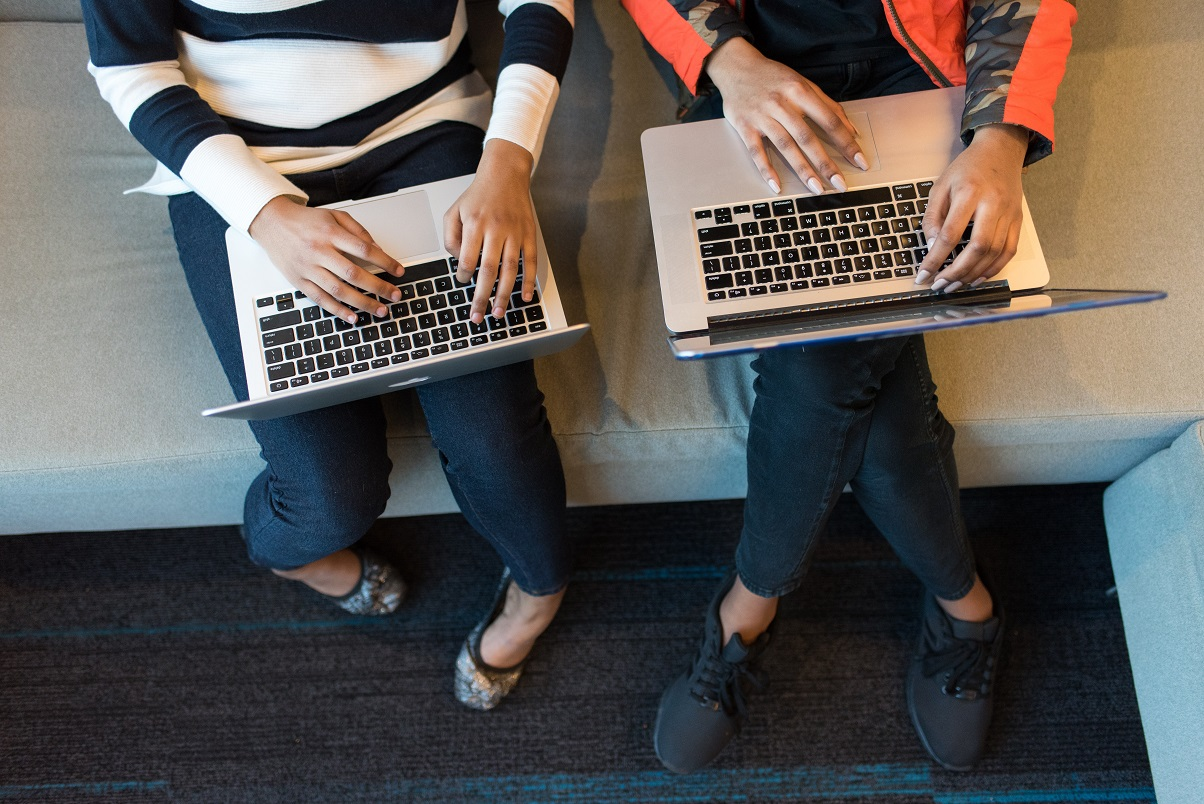
#> input picture operations_on_images/laptops.jpg, 1204 x 804 px
$ python transpose_image.py
#> lines starting #> are read from the running program, lines starting #| are printed output that depends on the picture
"""Transpose Image — Rotate/flip using Pillow's transpose method.

Difficulty: 🟢 Easy
Topics: PIL/Pillow, Image.transpose(), ROTATE_90/180/270, FLIP
Requires: pip install Pillow

Difference from rotate():
    transpose() performs exact 90° rotations and flips without interpolation.
    rotate() supports arbitrary angles but may introduce artifacts.

Author: @rampal-punia
"""

from pathlib import Path
from PIL import Image


def transpose_image(
    image_path: str | Path,
    operation: Image.Transpose,
    output_path: str | Path | None = None,
) -> Path:
    """Apply a transpose operation to an image.

    Args:
        image_path: Path to the source image.
        operation: One of Image.Transpose.ROTATE_90, ROTATE_180,
                   ROTATE_270, FLIP_LEFT_RIGHT, FLIP_TOP_BOTTOM.
        output_path: Path for the output (auto-generated if None).

    Returns:
        Path to the transposed image.

    Raises:
        FileNotFoundError: If the source image doesn't exist.
    """
#> called with image_path = 'laptops.jpg', operation = 2
    src = Path(image_path)
    if not src.is_file():
        raise FileNotFoundError(f"Image not found: {src}")

    image = Image.open(src)
#> image is the input picture: PIL image 1204x804 RGB; mean R, G, B 91.4, 87.6, 85.2
    result = image.transpose(operation)

    if output_path is None:
        output_path = src.with_stem(f"{src.stem}_{operation.name.lower()}")
    output_path = Path(output_path)
    result.save(output_path)

    print(f"  ✅ {operation.name}: {src.name} → {output_path.name}")
    return output_path


if __name__ == "__main__":
    print("── Image Transpose Operations ──")
    try:
        transpose_image("laptops.jpg", Image.Transpose.ROTATE_90)
        transpose_image("laptops.jpg", Image.Transpose.ROTATE_180)
#> call 2 of transpose_image, with image_path = 'laptops.jpg', operation = 3
#> in transpose_image (call 2), `result = image.transpose(operation)`:
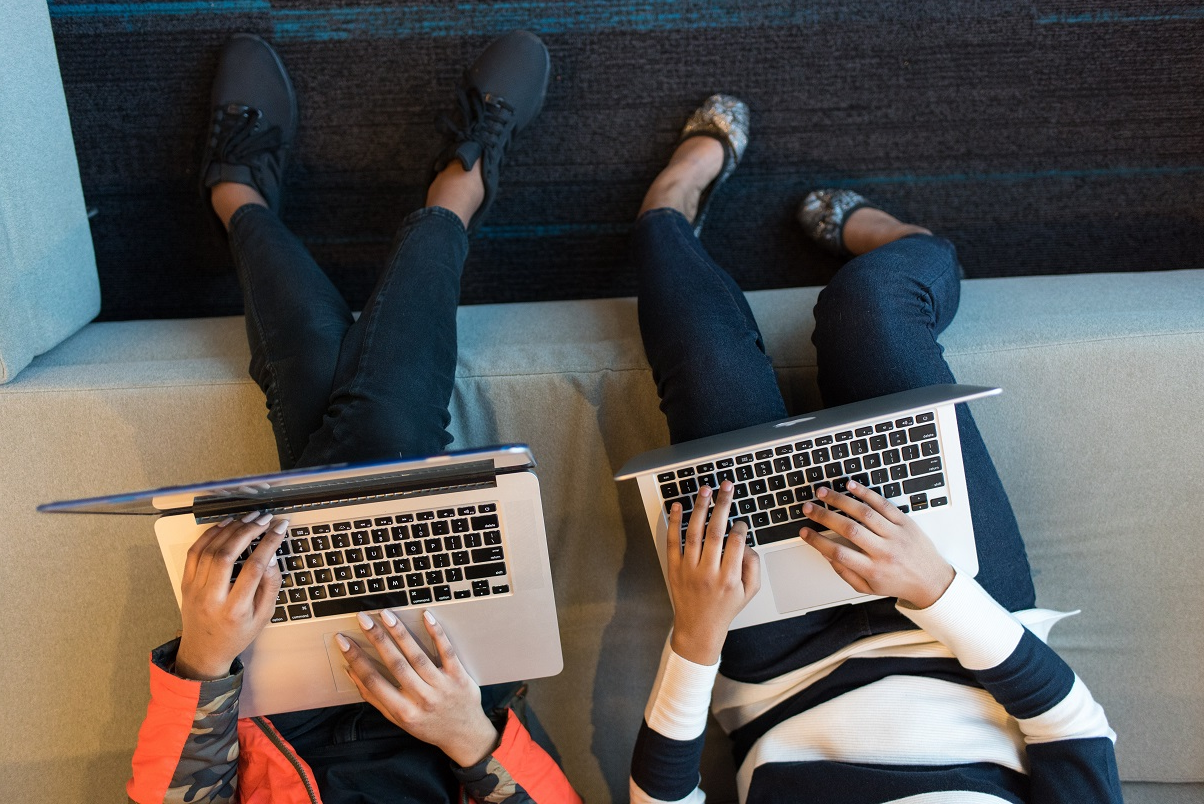
#> result: PIL image 1204x804 RGB; mean R, G, B 91.4, 87.6, 85.2
        transpose_image("laptops.jpg", Image.Transpose.ROTATE_270)
#> call 3 of transpose_image, with image_path = 'laptops.jpg', operation = 4
#> in transpose_image (call 3), `result = image.transpose(operation)`:
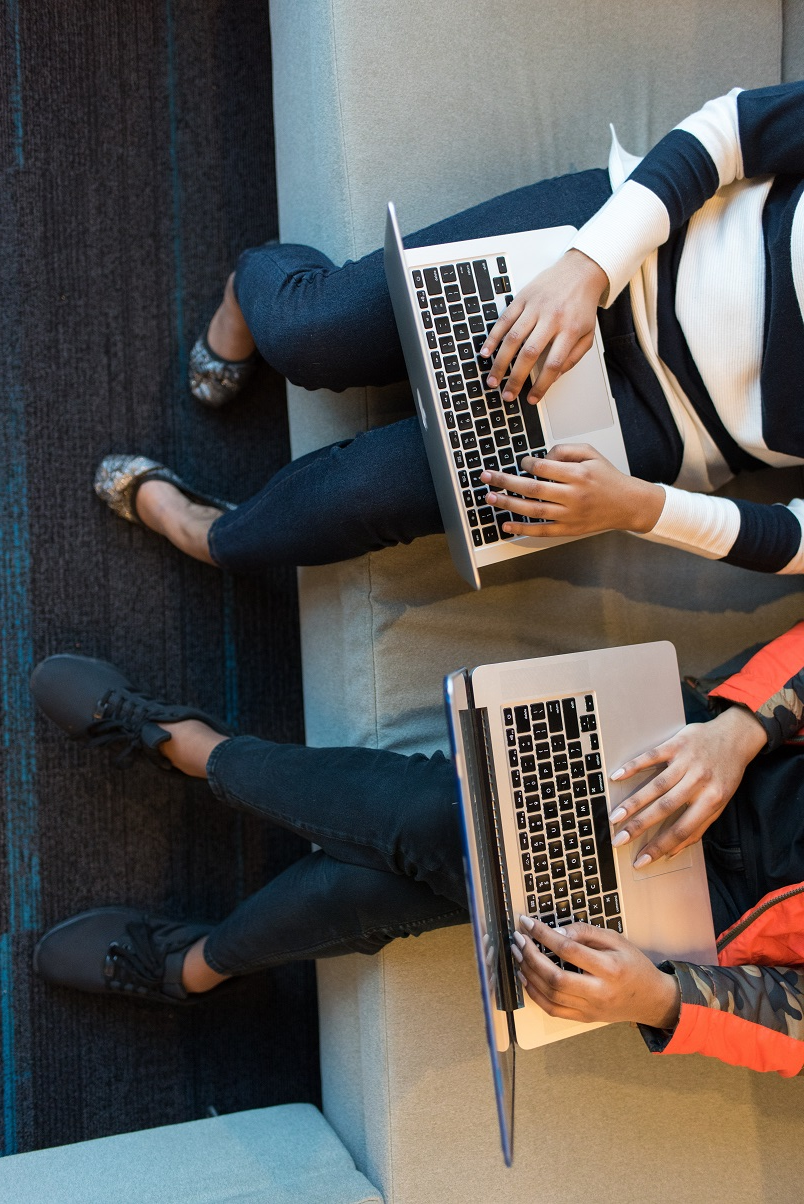
#> result: PIL image 804x1204 RGB; mean R, G, B 91.4, 87.6, 85.2
        transpose_image("laptops.jpg", Image.Transpose.FLIP_LEFT_RIGHT)
#> call 4 of transpose_image, with image_path = 'laptops.jpg', operation = 0
#> in transpose_image (call 4), `result = image.transpose(operation)`:
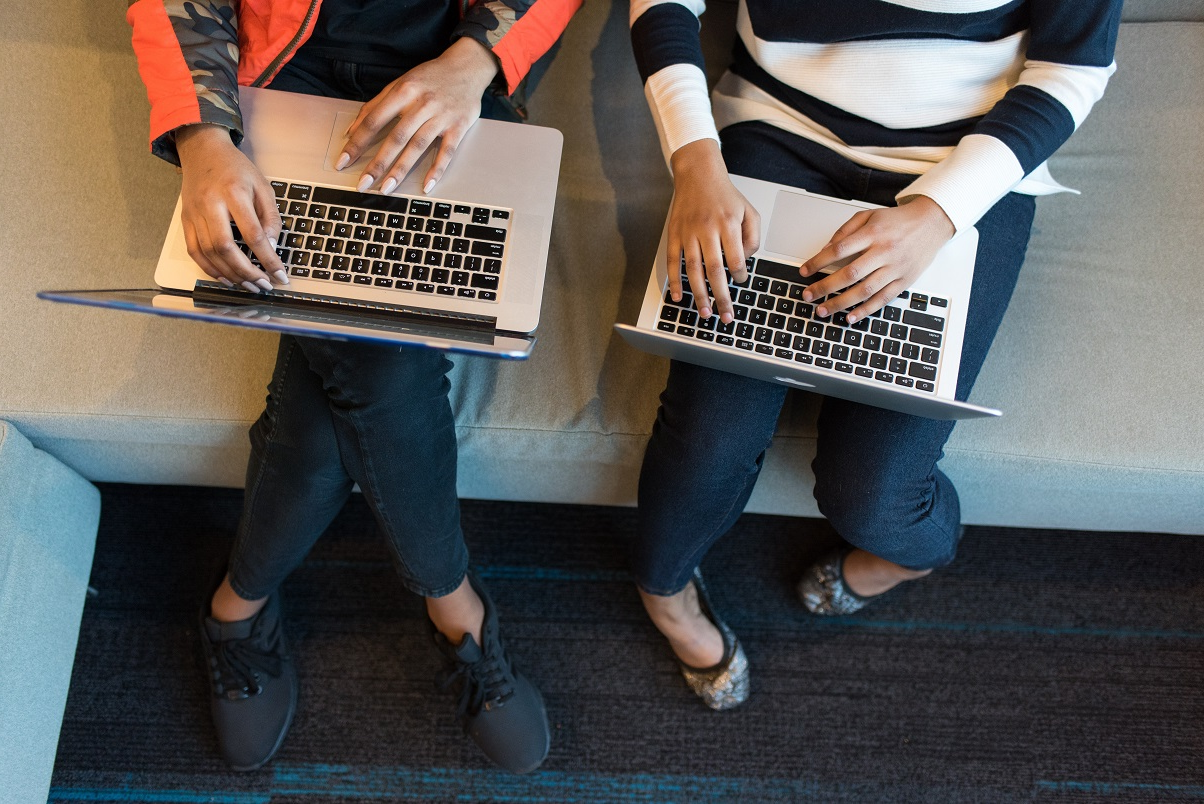
#> result: PIL image 1204x804 RGB; mean R, G, B 91.4, 87.6, 85.2
        transpose_image("laptops.jpg", Image.Transpose.FLIP_TOP_BOTTOM)
#> in transpose_image (call 5), `result = image.transpose(operation)`:
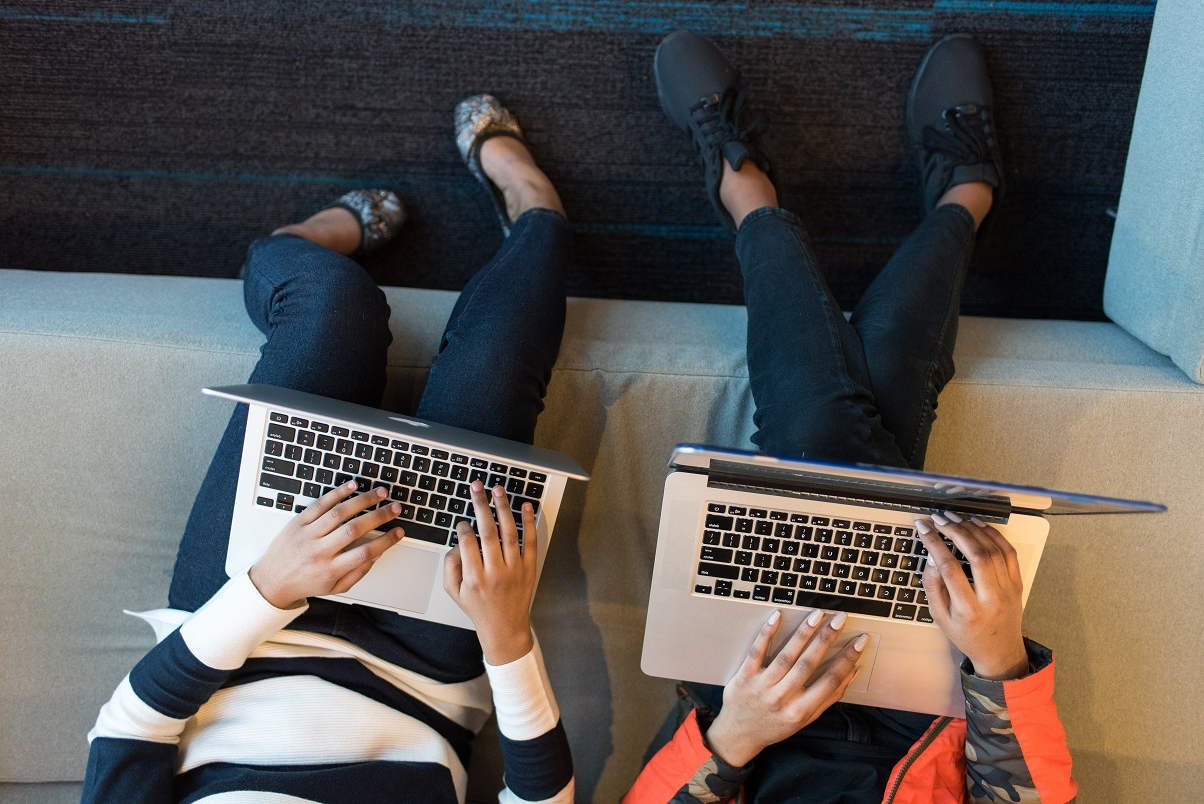
#> result: PIL image 1204x804 RGB; mean R, G, B 91.4, 87.6, 85.2
    except FileNotFoundError as e:
        print(f"  ⚠️ {e}")

# For more on Python follow: https://x.com/rs_punia_
